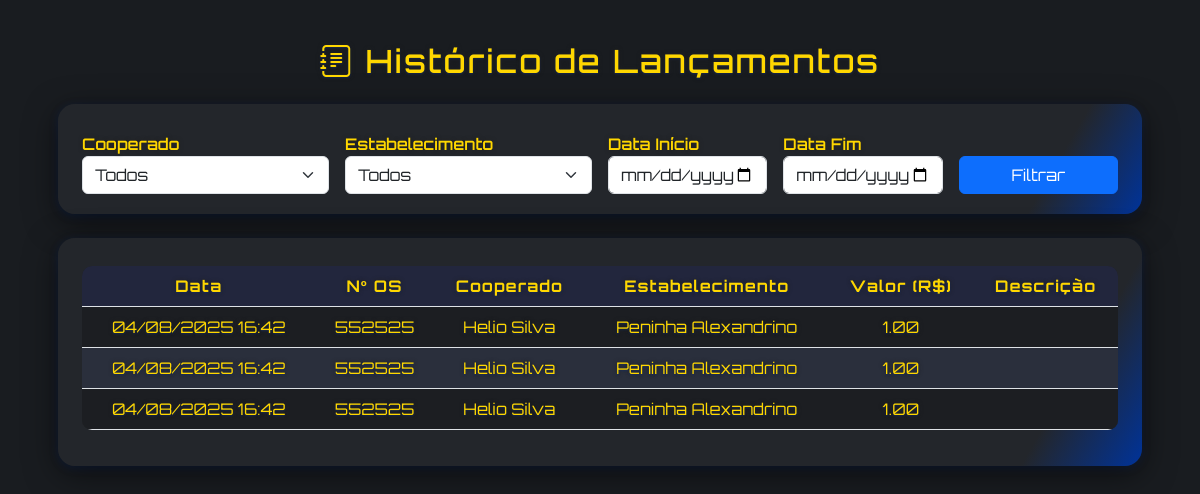
Before: /lancamentos (signed in) with the older database file.
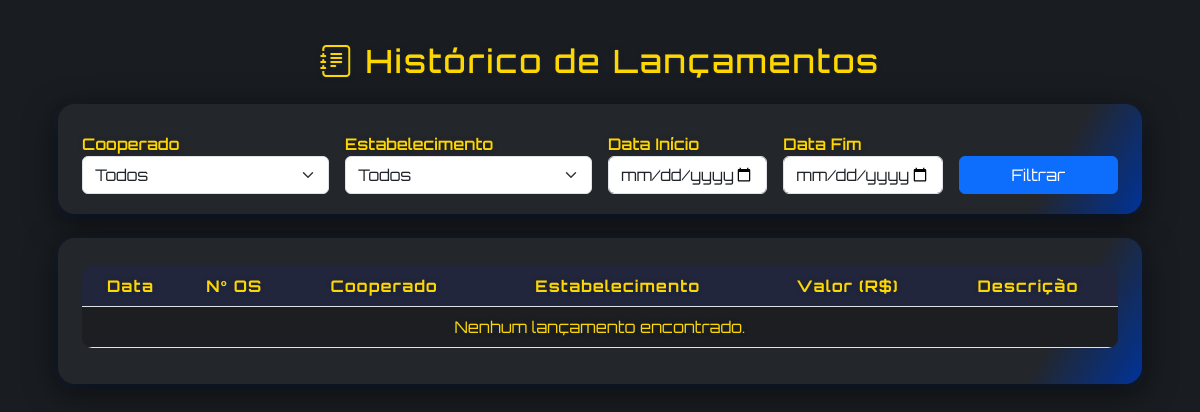
After: the same page with the newer database file.
### app.py (models this page shows, shortened)
class Lancamento(db.Model):
    id = db.Column(db.Integer, primary_key=True)
    data = db.Column(db.DateTime, nullable=False, default=datetime.utcnow)
    os_numero = db.Column(db.String(50), nullable=False)
    cooperado_id = db.Column(db.Integer, db.ForeignKey('cooperado.id'), nullable=False)
    estabelecimento_id = db.Column(db.Integer, db.ForeignKey('estabelecimento.id'), nullable=False)
    valor = db.Column(db.Float, nullable=False)
    descricao = db.Column(db.String(250))
    cooperado = db.relationship('Cooperado')
    estabelecimento = db.relationship('Estabelecimento')

class Cooperado(db.Model):
    id = db.Column(db.Integer, primary_key=True)
    nome = db.Column(db.String(120), nullable=False)
    username = db.Column(db.String(80), unique=True, nullable=False)
    credito = db.Column(db.Float, default=0)
    foto = db.Column(db.String(120), nullable=True)  # Novo campo para foto

class Estabelecimento(db.Model):
    id = db.Column(db.Integer, primary_key=True)
    nome = db.Column(db.String(120), nullable=False)
    username = db.Column(db.String(80), unique=True, nullable=False)
    senha_hash = db.Column(db.String(128), nullable=False)
    logo = db.Column(db.String(120), nullable=True)

### app.py (the view)
@app.route('/lancamentos')
def listar_lancamentos():
    if not is_admin():
        return redirect(url_for('login'))
    admin = Admin.query.get(session['user_id'])
    cooperados = Cooperado.query.order_by(Cooperado.nome).all()
    estabelecimentos = Estabelecimento.query.order_by(Estabelecimento.nome).all()
    filtros = {
        'cooperado_id': request.args.get('cooperado_id'),
        'estabelecimento_id': request.args.get('estabelecimento_id'),
        'data_inicio': request.args.get('data_inicio'),
        'data_fim': request.args.get('data_fim')
    }
    query = Lancamento.query
    if filtros['cooperado_id']:
        query = query.filter_by(cooperado_id=filtros['cooperado_id'])
    if filtros['estabelecimento_id']:
        query = query.filter_by(estabelecimento_id=filtros['estabelecimento_id'])
    if filtros['data_inicio']:
        try:
            data_inicio = datetime.strptime(filtros['data_inicio'], '%Y-%m-%d')
            query = query.filter(Lancamento.data >= data_inicio)
        except: pass
    if filtros['data_fim']:
        try:
            data_fim = datetime.strptime(filtros['data_fim'], '%Y-%m-%d')
            query = query.filter(Lancamento.data <= data_fim)
        except: pass
    lancamentos = query.order_by(Lancamento.data.desc()).all()
    return render_template('lancamentos.html', admin=admin, cooperados=cooperados, estabelecimentos=estabelecimentos, lancamentos=lancamentos, filtros=filtros)

### app.py (called while the page is built)
def is_admin():
    return session.get('user_tipo') == 'admin'

### templates/lancamentos.html (shortened to what this page needs)
<!DOCTYPE html>
<html lang="pt-br">
<head>
    <link rel="stylesheet" href="https://cdn.jsdelivr.net/npm/bootstrap@5.3.2/dist/css/bootstrap.min.css">
    <link rel="stylesheet" href="https://cdn.jsdelivr.net/npm/bootstrap-icons@1.11.3/font/bootstrap-icons.css">
</head>
<body>
    <div class="main-content">
        <h2><i class="bi bi-journal-text"></i> Histórico de Lançamentos</h2>
        <div class="dashboard-card mb-4">
            <form method="get" action="{{ url_for('listar_lancamentos') }}">
                <div class="row g-3 align-items-end">
                    <div class="col-md-3">
                        <label for="cooperado_id">Cooperado</label>
                        <select name="cooperado_id" id="cooperado_id" class="form-select">
                            <option value="">Todos</option>
                        </select>
                    </div>
                    <div class="col-md-3">
                        <label for="estabelecimento_id">Estabelecimento</label>
                        <select name="estabelecimento_id" id="estabelecimento_id" class="form-select">
                            <option value="">Todos</option>
                        </select>
                    </div>
                    <div class="col-md-2">
                        <label for="data_inicio">Data Início</label>
                        <input type="date" id="data_inicio" name="data_inicio" class="form-control" value="{{ filtros.data_inicio or '' }}">
                    </div>
                    <div class="col-md-2">
                        <label for="data_fim">Data Fim</label>
                        <input type="date" id="data_fim" name="data_fim" class="form-control" value="{{ filtros.data_fim or '' }}">
                    </div>
                    <div class="col-md-2 d-grid">
                        <button type="submit" class="btn btn-primary">Filtrar</button>
                    </div>
                </div>
            </form>
        </div>
        <div class="dashboard-card">
            <div class="table-responsive">
                <table class="table table-striped text-center align-middle">
                    <thead>
                        <tr>
                            <th>Data</th>
                            <th>Nº OS</th>
                            <th>Cooperado</th>
                            <th>Estabelecimento</th>
                            <th>Valor (R$)</th>
                            <th>Descrição</th>
                        </tr>
                    </thead>
                    <tbody>
                        {% if lancamentos %}
                            {% for l in lancamentos %}
                                <tr>
                                    <td>{{ l.data.strftime('%d/%m/%Y %H:%M') }}</td>
                                    <td>{{ l.os_numero }}</td>
                                    <td>{{ l.cooperado.nome }}</td>
                                    <td>{{ l.estabelecimento.nome }}</td>
                                    <td>{{ "{:,.2f}".format(l.valor) }}</td>
                                    <td>{{ l.descricao or '' }}</td>
                                </tr>
                            {% endfor %}
                        {% else %}
                            <tr>
                                <td colspan="6">Nenhum lançamento encontrado.</td>
                            </tr>
                        {% endif %}
                    </tbody>
                </table>
            </div>
        </div>
    </div>
</body>
</html>

### templates/lancamentos.html (style rules this page uses)
body { background: #191c20; font-family: 'Roboto', Arial, sans-serif; min-height: 100vh; padding: 0; margin: 0; color: #ffd700; text-shadow: 0 0 4px #222, 0 1px 2px #00339988; }
.main-content { margin: 0 auto; max-width: 1100px; padding: 42px 8px 28px 8px; }
h2 { font-family: 'Orbitron', sans-serif; color: #ffd700; margin-bottom: 24px; text-align: center; letter-spacing: 2px; }
.dashboard-card { background: linear-gradient(120deg, #23262b 90%, #003399 100%); border-radius: 17px; box-shadow: 0 8px 32px #0008, 0 2px 8px #00339944; padding: 28px 24px 20px 24px; margin-bottom: 38px; font-family: 'Orbitron', sans-serif; }
label { font-weight: 600; color: #ffd700; text-shadow: 0 0 4px #222; }
.table { color: #ffd700; background: #222; border-radius: 10px; overflow: hidden; }
.table thead th { background: #22263d; color: #ffd700; font-family: 'Orbitron', sans-serif; letter-spacing: 1.1px; text-align: center; }
.table-striped > tbody > tr:nth-of-type(odd) > * { background-color: #1d2024; }
.table-striped > tbody > tr > * { color: #ffd700; }

Changed rows visible on the page:
removed Lancamento: data "04/08/2025 16:42", os_numero "552525", cooperado.nome "Helio Silva", estabelecimento.nome "Peninha Alexandrino", valor "1.00"
removed Lancamento: data "04/08/2025 16:42", os_numero "552525", cooperado.nome "Helio Silva", estabelecimento.nome "Peninha Alexandrino", valor "1.00"
removed Lancamento: data "04/08/2025 16:42", os_numero "552525", cooperado.nome "Helio Silva", estabelecimento.nome "Peninha Alexandrino", valor "1.00"
Other visible differences:
text now shown: "Nenhum lançamento encontrado."
